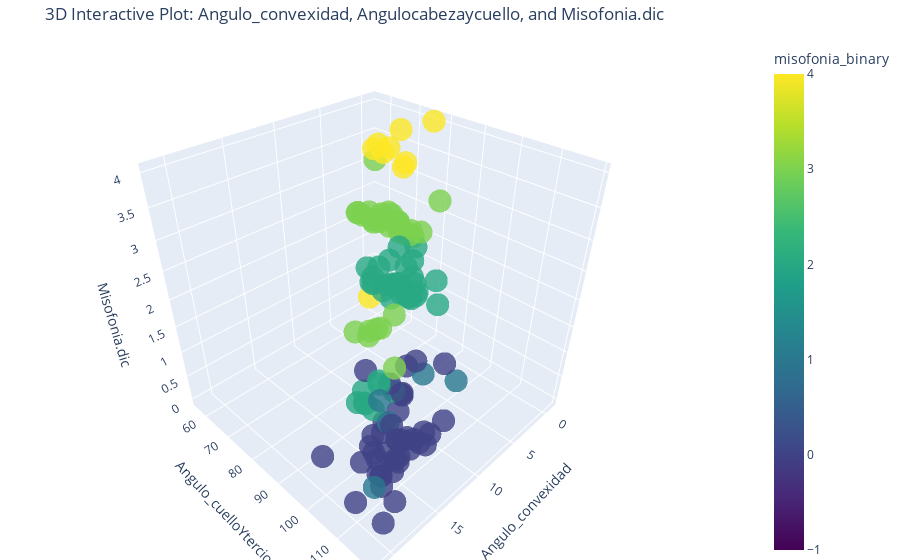

Notebook source saved alongside this figure:
### Code cell
import plotly.graph_objects as go

# Assume there's a third variable (Z_variable) to plot in 3D
Z_variable = df_clean['misofonia_binary']

# Create a 3D scatter plot
fig = go.Figure(data=[go.Scatter3d(
    x=df_clean['Angulo_convexidad'],  # X-axis is now Angulo_convexidad
    y=df_clean['Angulo_cuelloYtercio'],  # Y-axis is now Angulocabezaycuello
    z=Z_variable,
    mode='markers',
    marker=dict(
        size=8,
        color=df_clean['misofonia_binary'].cat.codes,  # Color by misofonia_binary categories
        colorscale='Viridis',
        opacity=0.8,
        colorbar=dict(title='misofonia_binary')
    ),
    text=df_clean['misofonia_binary'],  # Show misofonia_binary on hover
)])

# Set titles and axis labels
fig.update_layout(
    title=f'3D Interactive Plot: Angulo_convexidad, Angulocabezaycuello, and Misofonia.dic',
    scene=dict(
        xaxis_title='Angulo_convexidad',  # Update X-axis label
        yaxis_title='Angulo_cuelloYtercio',  # Update Y-axis label
        zaxis_title='Misofonia.dic'
    ),
    margin=dict(l=0, r=0, b=0, t=40),
)

# Show the interactive plot
fig.show()

### Figure 1 — Plotly figure (JSON) as saved in the notebook; plotly's stock layout.template omitted (floating-point values rounded to 4 significant figures; data arrays with more than 128 entries replaced by an {"elided": "..."} marker saying what was removed)
{"data": [{"marker": {"color": {"elided": "138 int values"}, "colorbar": {"title": {"text": "misofonia_binary"}}, "colorscale": [[0, "#440154"], [0.1111, "#482878"], [0.2222, "#3e4989"], [0.3333, "#31688e"], [0.4444, "#26828e"], [0.5556, "#1f9e89"], [0.6667, "#35b779"], [0.7778, "#6ece58"], [0.8889, "#b5de2b"], [1, "#fde725"]], "opacity": 0.8, "size": 8}, "mode": "markers", "text": {"elided": "138 int values"}, "type": "scatter3d", "x": {"elided": "138 float values"}, "y": {"elided": "138 float values"}, "z": {"elided": "138 int values"}}], "layout": {"margin": {"b": 0, "l": 0, "r": 0, "t": 40}, "scene": {"xaxis": {"title": {"text": "Angulo_convexidad"}}, "yaxis": {"title": {"text": "Angulo_cuelloYtercio"}}, "zaxis": {"title": {"text": "Misofonia.dic"}}}, "title": {"text": "3D Interactive Plot: Angulo_convexidad, Angulocabezaycuello, and Misofonia.dic"}}}
